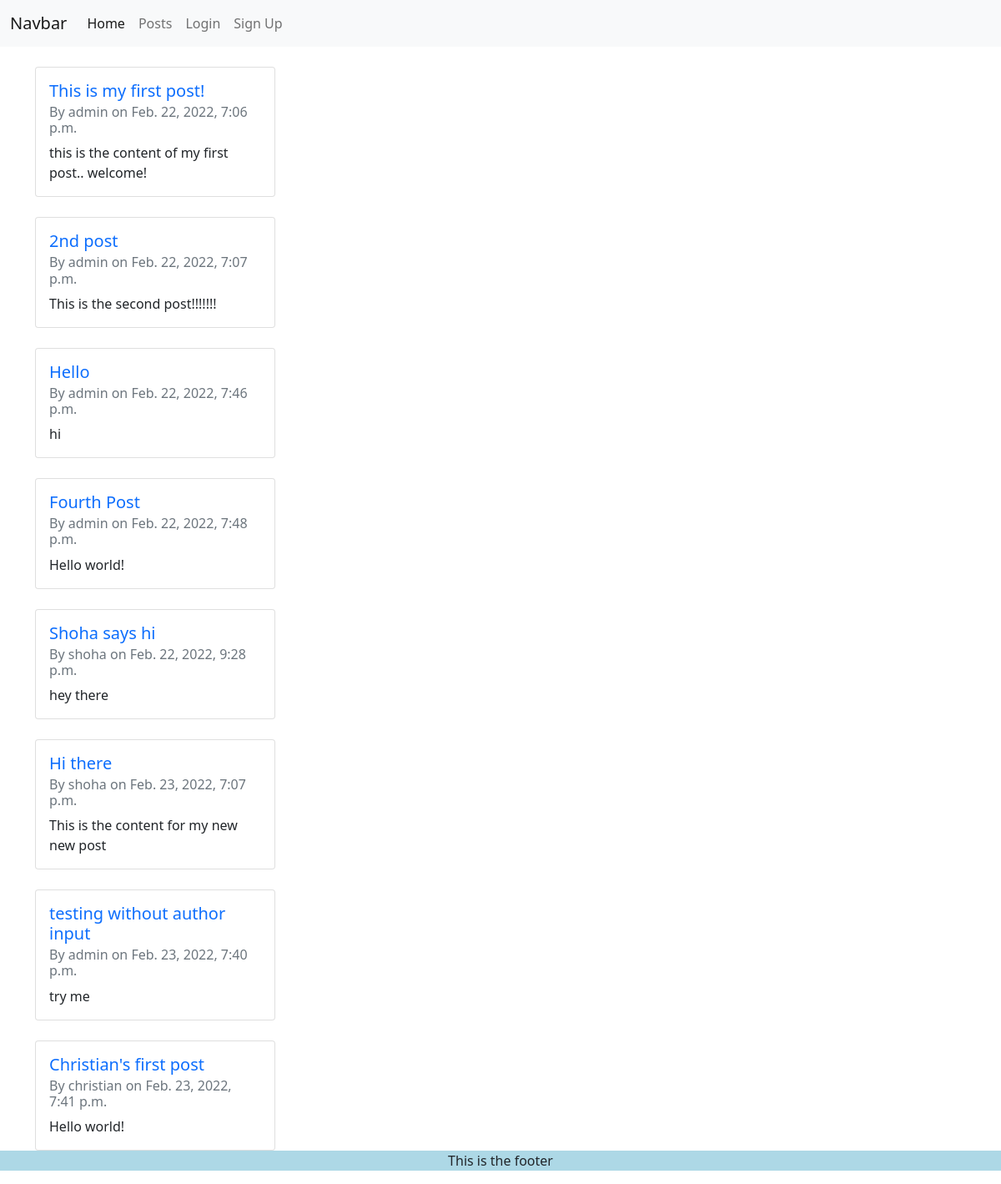
The page /blog/posts/ on the database as committed earlier.
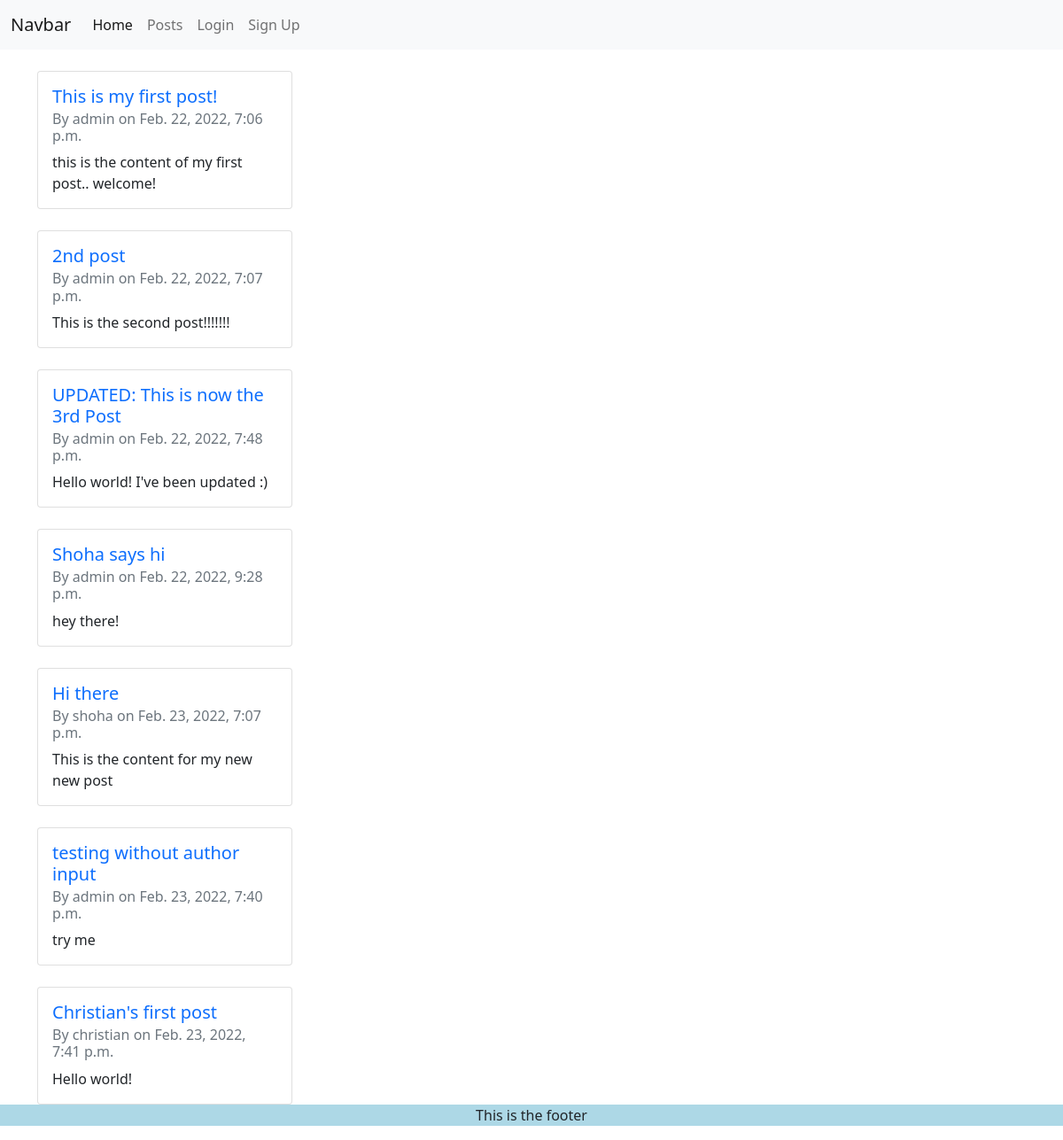
The same page on the database as committed later.
### blog/models.py (models this page shows)
class Post(models.Model):
    title = models.CharField(max_length=255)
    author = models.ForeignKey(User, on_delete=models.CASCADE)
    content = models.TextField()
    date_posted = models.DateTimeField(auto_now_add=True)
    def __str__(self):
        return self.title + ' | ' + str(self.author)

### blog/views.py (the view)
# urls.py: path('posts/', views.posts, name='posts'),
def posts(request):
    my_posts = Post.objects.all()
    print(my_posts)
    return render(request, 'blog/posts.html', context={"posts": my_posts})

### blog/templates/blog/posts.html (shortened to what this page needs)
{% extends "blog/base.html" %}
{% block content %}
    {% for post in posts %}
        <div class="card mt-4" style="width: 18rem;">
            <div class="card-body">
            <h5 class="card-title"><a class="text-decoration-none" href="{% url 'individualPost' post_id=post.id %}">{{ post.title }}</a></h5>
            <h6 class="card-subtitle mb-2 text-muted">By {{ post.author }} on {{ post.date_posted }}</h6>
            <p class="card-text">{{ post.content }}</p>
            </div>
        </div>
    {% endfor %}
{% endblock content %}

### blog/templates/blog/base.html (shortened to what this page needs)
{% load static %}
<!DOCTYPE html>
<html lang="en">
<head>
    <link rel="stylesheet" href="https://cdnjs.cloudflare.com/ajax/libs/twitter-bootstrap/5.1.0/css/bootstrap.min.css">
    <link rel="stylesheet" href="https://cdnjs.cloudflare.com/ajax/libs/font-awesome/5.15.4/css/all.min.css">
    <link rel="stylesheet" href="{% static 'blog/main.css' %}">
</head>
<body>
    {% include 'blog/nav.html' %}
    <div class="container justify-content-center">
        {% block content %}
        {% endblock %}
    </div>
    {% include 'blog/footer.html' %}
</body>
</html>

### blog/templates/blog/nav.html (shortened to what this page needs)
<nav class="navbar navbar-expand-lg navbar-light bg-light">
    <div class="container-fluid">
        <a class="navbar-brand" href="#">Navbar</a>
        <div class="collapse navbar-collapse" id="navbarNav">
            <ul class="navbar-nav">
                <li class="nav-item">
                    <a class="nav-link active" aria-current="page" href="{% url 'index' %}">Home</a>
                </li>
                <li class="nav-item">
                    <a class="nav-link" href="{% url 'posts' %}">Posts</a>
                </li>
                {% if request.user.is_authenticated %}
                    <li class="nav-item">
                        <a class="nav-link" href="{% url 'createPost' %}">Create A Post</a>
                    </li>
                    <span class="nav-link">
                        Hello, {{ request.user }}
                    </span>
                    <li class="nav-item">
                        <a class="nav-link" href="{% url 'logMeOut' %}">Log Out</a>
                    </li>
                {% else %}
                    <li class="nav-item">
                        <a class="nav-link" href="{% url 'logMeIn' %}">Login</a>
                    </li>
                    <li class="nav-item">
                        <a class="nav-link" href="{% url 'signUp' %}">Sign Up</a>
                    </li>
                {% endif %}
            </ul>
        </div>
    </div>
</nav>

### blog/templates/blog/footer.html
<footer>
    <p>This is the footer</p>
</footer>

### blog/static/blog/main.css (style rules this page uses)
footer { bottom: 0; width: 100vw; text-align: center; background-color: lightblue; }

Rows that differ between the two databases and show on the page:
removed Post: title "Hello", author "admin", date_posted "Feb. 22, 2022, 7:46 p.m.", content "hi"
changed Post: title "Fourth Post" → "UPDATED: This is now the 3rd Post"; content "Hello world!" → "Hello world! I've been updated :)"
changed Post "Shoha says hi": author "shoha" → "admin"; content "hey there" → "hey there!"
